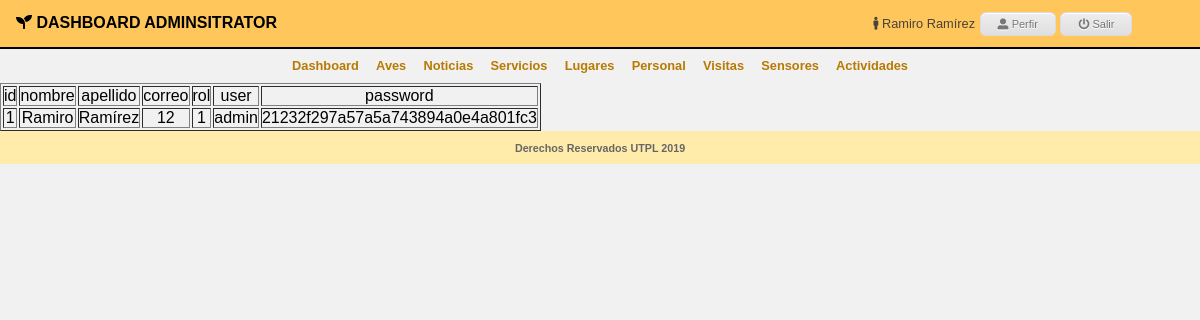
/administrator/adm_activities/index.php (signed in), run on the app's committed database.
### tables this page shows
CREATE TABLE `usuarios` (
  `id` int(11) NOT NULL,
  `nombre` varchar(100) NOT NULL,
  `apellido` varchar(100) NOT NULL,
  `correo` varchar(50) NOT NULL,
  `rol` int(11) NOT NULL,
  `user` varchar(50) NOT NULL,
  `password` varchar(100) NOT NULL
);

### dll/class_mysqli.php (the view, shortened to what this page needs)
<?php
class clase_mysqli{
	var $BaseDatos;
	var $Servidor;
	var $Usuario;
	var $Clave;
	var $Conexion_ID=0;
	var $Consulta_ID=0;
	function clase_mysqli($host="", $user="", $pass="", $db=""){
		$this->BaseDatos=$db;
		$this->Servidor=$host;
		$this->Usuario=$user;
		$this->Clave=$pass;
	}
	function conectar($host, $user, $pass, $db){
		if($db != "")$this->BaseDatos=$db;
		if($host != "")$this->Servidor=$host;
		if($user != "")$this->Usuario=$user;
		if($pass != "")$this->Clave=$pass;
		$this->Conexion_ID=new mysqli($this->Servidor, $this->Usuario, $this->Clave, $this->BaseDatos);
		return$this->Conexion_ID;
	}
	function consulta($sql=""){
		$this->Consulta_ID=mysqli_query($this->Conexion_ID,$sql);
		return $this->Consulta_ID;
	}
	function numcampos(){
		return mysqli_num_fields($this->Consulta_ID);
	}
	function verconsulta(){
		echo "<table border=1>";
		echo "<tr>";
		for ($i=0; $i < $this->numcampos() ; $i++) {
			echo  "<td>".mysqli_fetch_field_direct($this->Consulta_ID, $i)->name."</td>";
		}
		echo "</tr>";
		while ($row=mysqli_fetch_array($this->Consulta_ID)) {
			echo "<tr>";
			for ($i=0; $i < $this->numcampos(); $i++) {
				echo "<td>".utf8_encode($row[$i])."</td>";
			}
			echo "</tr>";
		}
		echo "</table>";
	}
}
?>

### administrator/adm_header.php (shortened to what this page needs)
<!DOCTYPE html>
<html>
<head>
	<link rel="stylesheet" href="https://use.fontawesome.com/releases/v5.8.1/css/all.css">
	<link rel="stylesheet" type="text/css" href="<?php echo $site_url;?>/administrator/css/style.css">
</head>
<body>
	<header>
		<h1><i class="fas fa-seedling"></i> DASHBOARD ADMINSITRATOR</h1>
		<nav class="top-menu">
			<div class="nameperfil"> <i class="fas fa-male"></i> <?php echo utf8_encode($_SESSION['nombre']);?></div>
			<a href=""><i class="fas fa-user-alt"></i> Perfir</a>
			<a href="<?php echo $site_url;?>/administrator/security/exit.php?salir=true"><i class="fas fa-power-off"></i> Salir</a>
		</nav>
	</header>
	<nav class="mainmenu">
		<a href="../">Dashboard</a>
		<a href="adm_birds/index.php">Aves</a>
		<a href="">Noticias</a>
		<a href="">Servicios</a>
		<a href="">Lugares</a>
		<a href="">Personal</a>
		<a href="">Visitas</a>
		<a href="">Sensores</a>
		<a href="adm_activities/index.php">Actividades</a>
	</nav>

### administrator/adm_activities/index.php
<?php
	include('../adm_header.php');
?>
<main>
	<?php
		$miconexion->consulta("select * from usuarios");
		$miconexion->verconsulta();
	?>
</main>
<?php
	include('../adm_footer.php');
?>

### administrator/adm_footer.php
	<footer>
		<h6>Derechos Reservados UTPL 2019</h6>
	</footer>
</body>
</html>

### administrator/css/style.css (style rules this page uses)
* { padding: 0; margin: 0; }
html, body { background: #f1f1f1; height: 100%; font-family: arial; }
header { background-color: #FFC75B; border-bottom: 2px solid #000; }
header h1 { display: inline-block; width: 35%; font-size: 1em; padding: 0.9em 1em; }
.nameperfil { font-size: 0.8em; width: 30%; display: inline-block; color: #4A413B; }
.top-menu { display: inline-block; width: 55%; text-align: right; padding: 0.5em 1em; }
.top-menu a { -moz-box-shadow:inset 0px 1px 0px 0px #ffffff; -webkit-box-shadow:inset 0px 1px 0px 0px #ffffff; box-shadow:inset 0px 1px 0px 0px #ffffff; background:-webkit-gradient(linear, left top, left bottom, color-stop(0.05, #ededed), color-stop(1, #dfdfdf)); background:-moz-linear-gradient(top, #ededed 5%, #dfdfdf 100%); background:-webkit-linear-gradient(top, #ededed 5%, #dfdfdf 100%); background:-o-linear-gradient(top, #ededed 5%, #dfdfdf 100%); background:-ms-linear-gradient(top, #ededed 5%, #dfdfdf 100%); background:linear-gradient(to bottom, #ededed 5%, #dfdfdf 100%); filter:progid:DXImageTransform.Microsoft.gradient(startColorstr='#ededed', endColorstr='#dfdfdf',GradientType=0); background-color:#ededed; -moz-border-radius:6px; -webkit-border-radius:6px; border-radius:6px; border:1px solid #dcdcdc; display:inline-block; cursor:pointer; color:#777777; font-family:Arial; font-size:11px; padding:5px 17px; text-decoration:none; text-shadow:0px 1px 0px #ffffff; }
.mainmenu { width: 100; text-align: center; padding: 0.5em 1em; }
.mainmenu a { text-decoration: none; padding: 0.5em 0.5em; color: #B87A00; font-weight: bold; font-size: 0.8em; }
main { text-align:center; }
footer { background: #FFECAA; color: #666; text-align: center; }
footer h6 { padding: 1em 0; }

### data on the page
usuarios: id "1", nombre "Ramiro", apellido "Ramírez", correo "12", rol "1", user "admin", password "21232f297a57a5a743894a0e4a801fc3"

### other printed values
utf8_encode($_SESSION['nombre']) "Ramiro Ramírez"
mysqli_fetch_field_direct($this->Consulta_ID, $i)->name "id"
mysqli_fetch_field_direct($this->Consulta_ID, $i)->name "nombre"
mysqli_fetch_field_direct($this->Consulta_ID, $i)->name "apellido"
mysqli_fetch_field_direct($this->Consulta_ID, $i)->name "correo"
mysqli_fetch_field_direct($this->Consulta_ID, $i)->name "rol"
mysqli_fetch_field_direct($this->Consulta_ID, $i)->name "user"
mysqli_fetch_field_direct($this->Consulta_ID, $i)->name "password"
